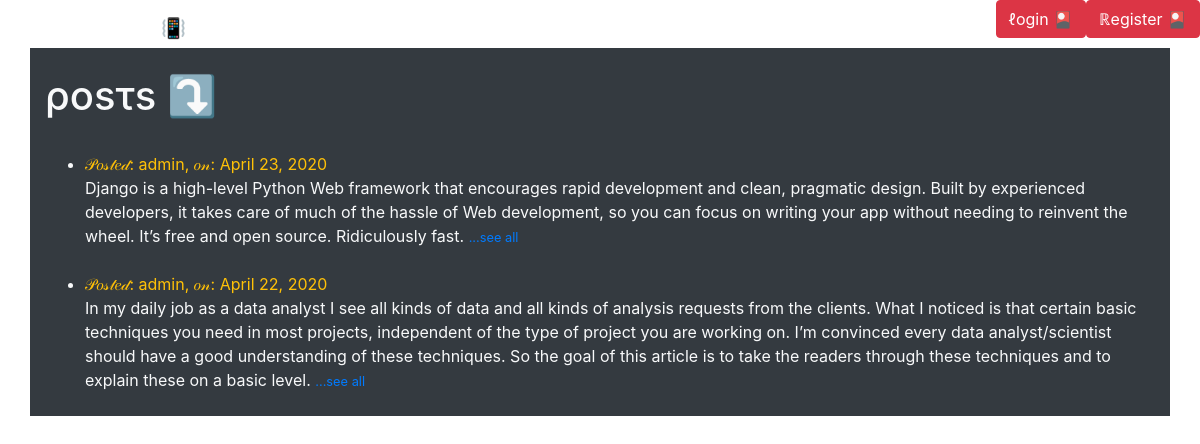
The app's page /, older data.
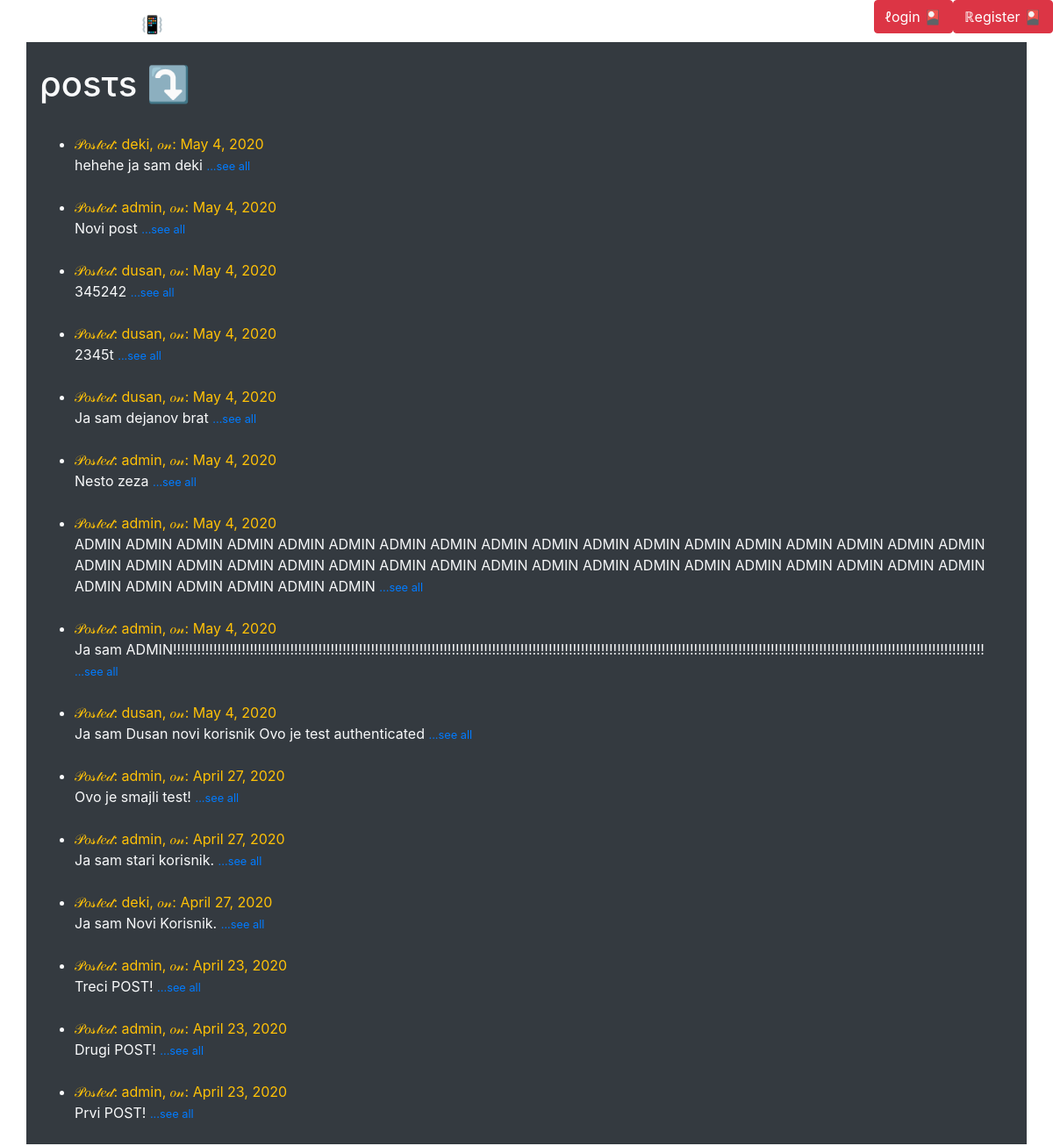
The same page, newer data.
### theblog/models.py (models this page shows, shortened)
class Post(models.Model):
	author = models.ForeignKey(User, on_delete=models.CASCADE)
	body = models.TextField()
	post_date = models.DateField(auto_now_add=True)

### theblog/views.py (the view)
# urls.py: path('', HomeView.as_view(), name="home"),
class HomeView(ListView):
	model = Post
	template_name = 'home.html'
	ordering = ['-id']

### theblog/templates/home.html (shortened to what this page needs)
{% extends 'base.html' %}
{% block content %}
<br>
<h1> ροsτs ⤵</h1>
<br>
<ul>
{% for post in object_list %}
<li>
	<div class='text-warning'>
𝒫𝑜𝓈𝓉𝑒𝒹: {{ post.author }}, 𝑜𝓃: {{ post.post_date }}
	</div>
	<h7> {{ post.body|slice:":500"|safe }}
		<a href="{% url 'article_details' post.pk %}">
		<small>...see all</small> </a>
	</h7>
<br><br>
</li>
{% endfor %}
</ul>
{% endblock %}

Row changes from the older to the newer data that the page shows:
removed Post: author "admin", post_date "April 23, 2020", body "Django is a high-level Python Web framework that encourages rapid development and clean, pragmatic design. Built by experienced developers, it takes care of much of the hassle of Web development, so you can focus on writing your app without needing to reinvent the wheel. It’s free and open source. Ridiculously fast."
removed Post: author "admin", post_date "April 22, 2020", body "In my daily job as a data analyst I see all kinds of data and all kinds of analysis requests from the clients. What I noticed is that certain basic techniques you need in most projects, independent of the type of project you are working on. I’m convinced every data analyst/scientist should have a good understanding of these techniques. So the goal of this article is to take the readers through these techniques and to explain these on a basic level."
added Post: author "deki", post_date "May 4, 2020", body "hehehe ja sam deki"
added Post: author "admin", post_date "May 4, 2020", body "Novi post"
added Post: author "dusan", post_date "May 4, 2020", body "345242"
added Post: author "dusan", post_date "May 4, 2020", body "2345t"
added Post: author "dusan", post_date "May 4, 2020", body "Ja sam dejanov brat"
added Post: author "admin", post_date "May 4, 2020", body "Nesto zeza"
added Post: author "admin", post_date "May 4, 2020", body "ADMIN ADMIN ADMIN ADMIN ADMIN ADMIN ADMIN ADMIN ADMIN ADMIN ADMIN ADMIN ADMIN ADMIN ADMIN ADMIN ADMIN ADMIN ADMIN ADMIN ADMIN ADMIN ADMIN ADMIN ADMIN ADMIN ADMIN ADMIN ADMIN ADMIN ADMIN ADMIN ADMIN ADMIN ADMIN ADMIN ADMIN ADMIN ADMIN ADMIN ADMIN ADMIN"
added Post: author "admin", post_date "May 4, 2020", body "Ja sam ADMIN!!!!!!!!!!!!!!!!!!!!!!!!!!!!!!!!!!!!!!!!!!!!!!!!!!!!!!!!!!!!!!!!!!!!!!!!!!!!!!!!!!!!!!!!!!!!!!!!!!!!!!!!!!!!!!!!!!!!!!!!!!!!!!!!!!!!!!!!!!!!!!!!!!!!!!!!!!!!!!!!!!!!!!!!!!!!!!!!!!!!!!!!!!!!!!!!!!!!!!!!!"
added Post: author "dusan", post_date "May 4, 2020", body "Ja sam Dusan novi korisnik Ovo je test authenticated"
added Post: author "admin", post_date "April 27, 2020", body "Ovo je smajli test!"
added Post: author "admin", post_date "April 27, 2020", body "Ja sam stari korisnik."
added Post: author "deki", post_date "April 27, 2020", body "Ja sam Novi Korisnik."
added Post: author "admin", post_date "April 23, 2020", body "Treci POST!"
added Post: author "admin", post_date "April 23, 2020", body "Drugi POST!"
added Post: author "admin", post_date "April 23, 2020", body "Prvi POST!"
